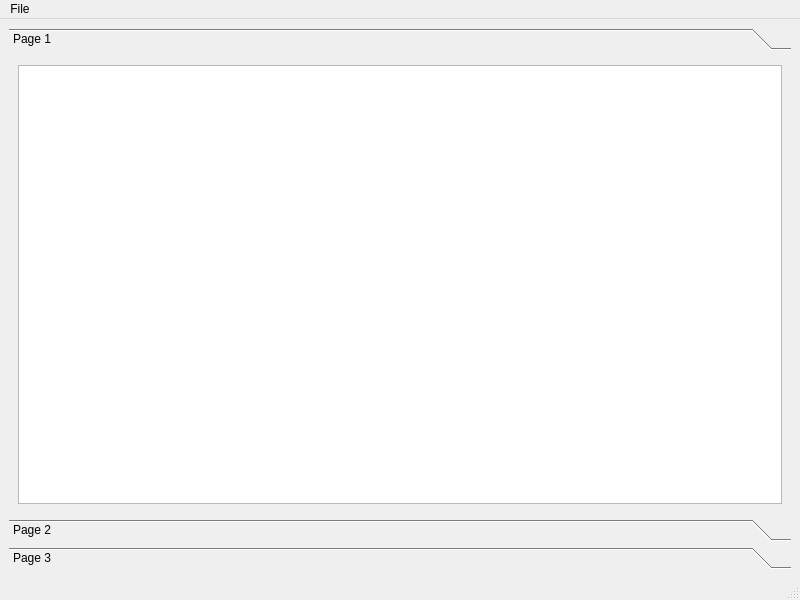
<?xml version="1.0" encoding="UTF-8"?>
<ui version="4.0">
 <class>MainWindow</class>
 <widget class="QMainWindow" name="MainWindow">
  <property name="geometry">
   <rect>
    <x>0</x>
    <y>0</y>
    <width>800</width>
    <height>600</height>
   </rect>
  </property>
  <property name="windowTitle">
   <string>MainWindow</string>
  </property>
  <widget class="QWidget" name="centralwidget">
   <layout class="QVBoxLayout" name="verticalLayout">
    <item>
     <widget class="QToolBox" name="toolBox">
      <property name="currentIndex">
       <number>0</number>
      </property>
      <widget class="QWidget" name="page_1">
       <property name="geometry">
        <rect>
         <x>0</x>
         <y>0</y>
         <width>782</width>
         <height>450</height>
        </rect>
       </property>
       <attribute name="icon">
        <iconset theme="input-gaming"/>
       </attribute>
       <attribute name="label">
        <string>Page 1</string>
       </attribute>
       <layout class="QVBoxLayout" name="verticalLayout_2">
        <item>
         <widget class="QTextEdit" name="textEdit">
          <property name="readOnly">
           <bool>true</bool>
          </property>
         </widget>
        </item>
       </layout>
      </widget>
      <widget class="QWidget" name="page_2">
       <property name="geometry">
        <rect>
         <x>0</x>
         <y>0</y>
         <width>782</width>
         <height>450</height>
        </rect>
       </property>
       <attribute name="label">
        <string>Page 2</string>
       </attribute>
       <layout class="QVBoxLayout" name="verticalLayout_4">
        <item>
         <layout class="QVBoxLayout" name="verticalLayout_3">
          <item>
           <widget class="QTextEdit" name="textEdit_2"/>
          </item>
          <item>
           <widget class="QPushButton" name="pushButton">
            <property name="text">
             <string>Send to Page 3</string>
            </property>
           </widget>
          </item>
         </layout>
        </item>
       </layout>
      </widget>
      <widget class="QWidget" name="page_3">
       <attribute name="label">
        <string>Page 3</string>
       </attribute>
       <layout class="QVBoxLayout" name="verticalLayout_5">
        <item>
         <widget class="QLabel" name="label">
          <property name="text">
           <string/>
          </property>
          <property name="alignment">
           <set>Qt::AlignCenter</set>
          </property>
         </widget>
        </item>
        <item>
         <widget class="QPushButton" name="pushButton_2">
          <property name="text">
           <string>Change Font</string>
          </property>
         </widget>
        </item>
       </layout>
      </widget>
     </widget>
    </item>
   </layout>
  </widget>
  <widget class="QMenuBar" name="menubar">
   <property name="geometry">
    <rect>
     <x>0</x>
     <y>0</y>
     <width>800</width>
     <height>22</height>
    </rect>
   </property>
   <widget class="QMenu" name="menuFile">
    <property name="title">
     <string>File</string>
    </property>
    <addaction name="actionOpen"/>
    <addaction name="actionClose"/>
    <addaction name="separator"/>
    <addaction name="actionExit"/>
   </widget>
   <addaction name="menuFile"/>
  </widget>
  <widget class="QStatusBar" name="statusbar"/>
  <action name="actionOpen">
   <property name="text">
    <string>Open</string>
   </property>
  </action>
  <action name="actionClose">
   <property name="text">
    <string>Close</string>
   </property>
  </action>
  <action name="actionExit">
   <property name="text">
    <string>Exit</string>
   </property>
  </action>
  <action name="actionAdd">
   <property name="text">
    <string>Add</string>
   </property>
  </action>
  <action name="actionDelete">
   <property name="text">
    <string>Delete</string>
   </property>
  </action>
 </widget>
 <resources/>
 <connections/>
</ui>
